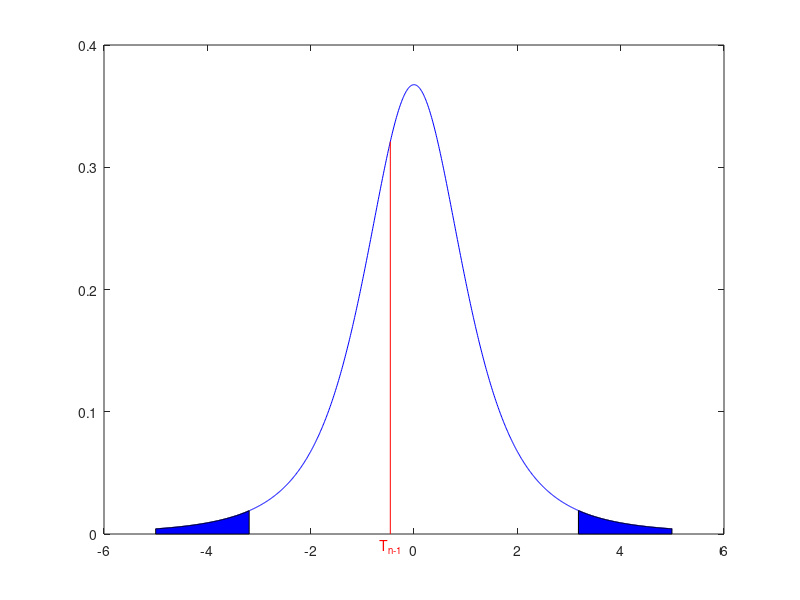

Reproduce this figure in MATLAB.
function esercizio2
    main;
end

function main
    settings;
    n=4;
    x=[642,669,829,1217];
    alpha=0.05;
    xbar=mean(x);
    nu=n-1;
    s=std(x,0);
    mu=900;
    t_n=(xbar-mu)/(s/sqrt(n));
    t_alphaMin=tinv((alpha/2),nu);
    t_alphaMax=tinv(1-(alpha/2),nu);
    myPlot(t_n,nu,t_alphaMin,t_alphaMax);
    if(test(t_n,nu,t_alphaMin,t_alphaMax))
        fprintf("H_0 si accetta: Non si rigetta l'ipotesi che la popolazione da cui è stato estratto il campione abbia media pari a 900.\n");
    else
        fprintf("H_0 si rifiuta: Si rigetta l'ipotesi che la popolazione da cui è stato estratto il campione abbia media pari a 900.\n");
    end
end

function h=test(t_n,nu,t_alphaMin,t_alphaMax)
    p_value=2*(1-tcdf(abs(t_n),nu));
    alpha=tcdf(t_alphaMin,nu)+(1-tcdf(t_alphaMax,nu));
    h=(p_value>=alpha);
end

function myPlot(t_n,nu,t_alphaMin,t_alphaMax)
    x=-5:0.01:5;
    y=tpdf(x,nu);
    figure;
    plot(x,y,"Color","blue");
    hold on;
    x=-5:0.01:t_alphaMin;
    y=tpdf(x,nu);
    area(x,y,"FaceColor","blue");
    x=t_alphaMax:0.01:5;
    y=tpdf(x,nu);
    area(x,y,"FaceColor","blue");
    line([t_n,t_n],[0,tpdf(t_n,nu)],"Color","red");
    text(t_n,-0.01,"T_n_-_1","Color","red","HorizontalAlignment","center");
end

function settings
    clear;
    close all;
    commandwindow;
    clc;
end